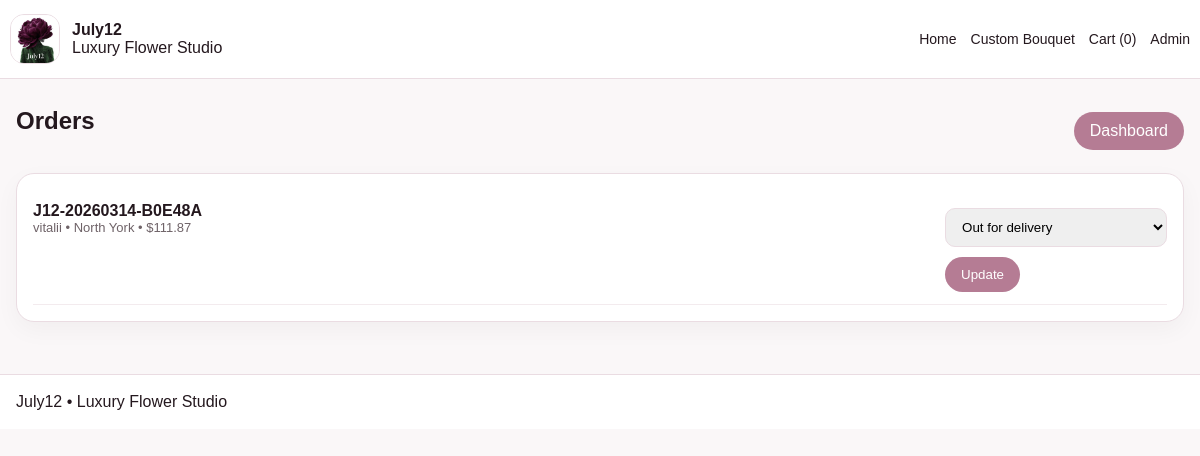
/admin/orders (signed in), run on the app's committed database.
### tables this page shows
CREATE TABLE settings (
            key TEXT PRIMARY KEY,
            value TEXT
        );

CREATE TABLE orders (
            id INTEGER PRIMARY KEY AUTOINCREMENT,
            order_number TEXT,
            customer_name TEXT,
            customer_phone TEXT,
            customer_email TEXT,
            city TEXT,
            address TEXT,
            postal_code TEXT,
            subtotal REAL,
            delivery_fee REAL,
            tax_amount REAL,
            total REAL,
            delivery_provider TEXT,
            order_status TEXT DEFAULT 'New',
            payment_status TEXT DEFAULT 'pending',
            created_at TEXT
        );

### app.py (the view)
@app.route("/admin/orders")
@admin_required
def admin_orders():
    conn = db()
    orders = conn.execute("SELECT * FROM orders ORDER BY id DESC").fetchall()
    conn.close()
    return render_template("admin/orders.html", orders=orders)

### app.py (called while the page is built, shortened)
def db():
    conn = sqlite3.connect(DB_PATH)
    conn.row_factory = sqlite3.Row
    return conn

def admin_required(fn):
    @wraps(fn)
    def wrapper(*args, **kwargs):
        if not session.get("admin"):
            return redirect(url_for("admin_login"))
        return fn(*args, **kwargs)
    return wrapper

def get_settings() -> dict:
    conn = db()
    rows = conn.execute("SELECT key, value FROM settings").fetchall()
    conn.close()
    return {r["key"]: r["value"] for r in rows}

def get_sections() -> dict:
    conn = db()
    rows = conn.execute("SELECT key, enabled FROM sections").fetchall()
    conn.close()
    return {r["key"]: bool(r["enabled"]) for r in rows}

def cart_items():
    cart = session.get("cart", {})
    if not cart:
        return [], 0.0

@app.context_processor
def inject_globals():
    s = get_settings()
    items, _ = cart_items()
    return {
        "settings": s,
        "sections": get_sections(),
        "store_name": s.get("store_name", "July12"),
        "cart_count": sum(i["qty"] for i in items),
    }

### templates/admin/orders.html
{% extends "base.html" %}
{% block content %}
<section class="section">
  <div class="container">
    <div class="admin-top">
      <h1>Orders</h1>
      <a class="btn" href="{{ url_for('admin_dashboard') }}">Dashboard</a>
    </div>
    <div class="panel">
      {% for order in orders %}
      <div class="summary-row">
        <div>
          <strong>{{ order.order_number }}</strong>
          <div class="small">{{ order.customer_name }} • {{ order.city }} • ${{ '%.2f'|format(order.total) }}</div>
        </div>
        <form method="post" action="{{ url_for('admin_order_status', order_id=order.id) }}" class="row-inline">
          <select name="order_status">
            {% for s in ['New','Preparing','Out for delivery','Delivered'] %}
            <option value="{{ s }}" {% if order.order_status == s %}selected{% endif %}>{{ s }}</option>
            {% endfor %}
          </select>
          <button class="btn" type="submit">Update</button>
        </form>
      </div>
      {% else %}
      <p>No orders yet.</p>
      {% endfor %}
    </div>
  </div>
</section>
{% endblock %}

### templates/base.html (shortened to what this page needs)
<!doctype html>
<html lang="en">
<head>
  <link href="{{ url_for('static', filename='css/styles.css') }}" rel="stylesheet">
</head>
<body>
<header class="topbar">
  <div class="container nav">
    <a class="brand" href="{{ url_for('home') }}">
      {% if settings.get('logo_url') %}
      <img src="{{ settings.get('logo_url') }}" alt="{{ store_name }}" class="logo-img">
      {% else %}
      <div class="brand-mark">J12</div>
      {% endif %}
      <div class="brand-copy">
        <strong>{{ store_name }}</strong>
        <span>Luxury Flower Studio</span>
      </div>
    </a>
    <nav>
      <a href="{{ url_for('home') }}">Home</a>
      <a href="{{ url_for('custom_bouquet') }}">Custom Bouquet</a>
      <a href="{{ url_for('cart') }}">Cart ({{ cart_count }})</a>
      <a href="{{ url_for('admin_login') }}">Admin</a>
    </nav>
  </div>
</header>
{% block content %}{% endblock %}
<footer class="footer">
  <div class="container">{{ settings.get('footer_text', '') }}</div>
</footer>
</body>
</html>

### static/css/styles.css (style rules this page uses)
body { font-family:Arial,sans-serif;margin:0;background:#faf7f8;color:#24181e }
a { text-decoration:none;color:inherit }
.container { max-width:1180px;margin:0 auto;padding:0 16px }
.topbar { background:#fff;border-bottom:1px solid #eadce2;position:sticky;top:0;z-index:20 }
.nav { display:flex;justify-content:space-between;align-items:center;padding:14px 0 }
.brand { display:flex;gap:12px;align-items:center }
.logo-img { width:48px;height:48px;object-fit:cover;border-radius:14px;border:1px solid #eadce2 }
.brand-copy { display:flex;flex-direction:column }
nav { display:flex;gap:14px;font-size:14px }
.section { padding:28px 0 }
.card,.panel,.info-card,.admin-card { background:#fff;border:1px solid #eadce2;border-radius:18px;padding:16px;box-shadow:0 8px 24px rgba(0,0,0,.04) }
.info-card h3,.product-copy h3,.panel h3,.section-head h2,.admin-top h1 { margin-top:0 }
.row-inline { display:flex;gap:10px;align-items:center;flex-wrap:wrap }
.summary-row { display:flex;justify-content:space-between;gap:12px;padding:12px 0;border-bottom:1px solid #f3ebee }
.btn,.cta-btn { display:inline-flex;align-items:center;justify-content:center;border:none;border-radius:999px;padding:10px 16px;background:#b57c94;color:#fff;cursor:pointer }
input,textarea,select { width:100%;padding:10px 12px;border:1px solid #eadce2;border-radius:10px;margin-top:6px }
.small { font-size:13px;color:#6f6368 }
.admin-top { display:flex;justify-content:space-between;align-items:center;margin-bottom:18px }
.footer { padding:18px 0;border-top:1px solid #eadce2;background:#fff;margin-top:24px }

### data on the page
settings: get (picture)
settings: value "July12"
orders: order_number "J12-20260314-B0E48A", customer_name "vitalii", city "North York", total "111.87", order_status "Out for delivery"
settings: get "July12 • Luxury Flower Studio"

### other printed values
{{ cart_count }} "0"
